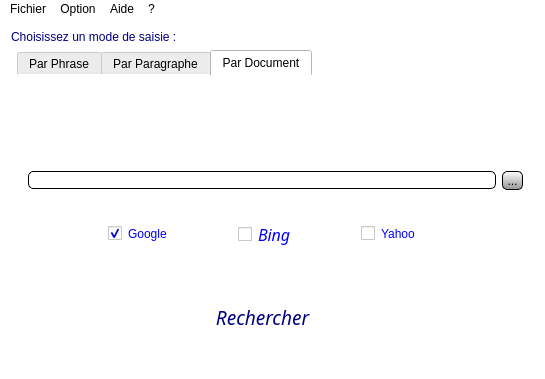
<?xml version="1.0" encoding="UTF-8"?>
<ui version="4.0">
 <class>Ihm</class>
 <widget class="QMainWindow" name="Ihm">
  <property name="geometry">
   <rect>
    <x>0</x>
    <y>0</y>
    <width>545</width>
    <height>379</height>
   </rect>
  </property>
  <property name="windowTitle">
   <string>Ihm</string>
  </property>
  <property name="styleSheet">
   <string notr="true">background-color: rgb(255, 255, 255);</string>
  </property>
  <widget class="QWidget" name="centralWidget">
   <layout class="QHBoxLayout" name="horizontalLayout_3">
    <item>
     <layout class="QGridLayout" name="gridLayout">
      <item row="0" column="0" colspan="2">
       <widget class="QLabel" name="label_4">
        <property name="styleSheet">
         <string notr="true">font: italic 14pt &quot;Monotype Corsiva&quot;;
font: 20pt &quot;French Script MT&quot;;
color: rgb(0, 0, 127);</string>
        </property>
        <property name="text">
         <string>Choisissez un mode de saisie :</string>
        </property>
       </widget>
      </item>
      <item row="1" column="1">
       <widget class="QTabWidget" name="tabWidget">
        <property name="styleSheet">
         <string notr="true">background-color: rgb(255, 255, 255);
border:none;
font: 10pt &quot;Harrington&quot;;</string>
        </property>
        <property name="currentIndex">
         <number>2</number>
        </property>
        <widget class="QWidget" name="tab_3">
         <attribute name="title">
          <string>Par Phrase</string>
         </attribute>
         <layout class="QVBoxLayout" name="verticalLayout_6">
          <item>
           <widget class="QLabel" name="label_5">
            <property name="text">
             <string/>
            </property>
            <property name="pixmap">
             <pixmap resource="antiplagia.qrc">:/images/p2.jpg</pixmap>
            </property>
            <property name="alignment">
             <set>Qt::AlignCenter</set>
            </property>
           </widget>
          </item>
          <item>
           <widget class="QLineEdit" name="lineEdit_3">
            <property name="styleSheet">
             <string notr="true">border-style:solid;
border-width:1px;
border-radius:5px;</string>
            </property>
            <property name="frame">
             <bool>true</bool>
            </property>
           </widget>
          </item>
          <item>
           <widget class="QGroupBox" name="groupBox">
            <property name="styleSheet">
             <string notr="true">border:none;</string>
            </property>
            <property name="title">
             <string/>
            </property>
            <layout class="QVBoxLayout" name="verticalLayout_4">
             <item>
              <layout class="QHBoxLayout" name="horizontalLayout">
               <property name="spacing">
                <number>0</number>
               </property>
               <property name="leftMargin">
                <number>0</number>
               </property>
               <item>
                <spacer name="horizontalSpacer_3">
                 <property name="orientation">
                  <enum>Qt::Horizontal</enum>
                 </property>
                 <property name="sizeHint" stdset="0">
                  <size>
                   <width>40</width>
                   <height>20</height>
                  </size>
                 </property>
                </spacer>
               </item>
               <item>
                <widget class="QCheckBox" name="checkBox_6">
                 <property name="enabled">
                  <bool>true</bool>
                 </property>
                 <property name="text">
                  <string>Google</string>
                 </property>
                 <property name="checked">
                  <bool>true</bool>
                 </property>
                </widget>
               </item>
               <item>
                <spacer name="horizontalSpacer_5">
                 <property name="orientation">
                  <enum>Qt::Horizontal</enum>
                 </property>
                 <property name="sizeHint" stdset="0">
                  <size>
                   <width>40</width>
                   <height>20</height>
                  </size>
                 </property>
                </spacer>
               </item>
               <item>
                <widget class="QCheckBox" name="checkBox_4">
                 <property name="enabled">
                  <bool>true</bool>
                 </property>
                 <property name="styleSheet">
                  <string notr="true"/>
                 </property>
                 <property name="text">
                  <string>Bing</string>
                 </property>
                </widget>
               </item>
               <item>
                <spacer name="horizontalSpacer_6">
                 <property name="orientation">
                  <enum>Qt::Horizontal</enum>
                 </property>
                 <property name="sizeHint" stdset="0">
                  <size>
                   <width>40</width>
                   <height>20</height>
                  </size>
                 </property>
                </spacer>
               </item>
               <item>
                <widget class="QCheckBox" name="checkBox_5">
                 <property name="enabled">
                  <bool>true</bool>
                 </property>
                 <property name="text">
                  <string>Yahoo</string>
                 </property>
                </widget>
               </item>
               <item>
                <spacer name="horizontalSpacer_4">
                 <property name="orientation">
                  <enum>Qt::Horizontal</enum>
                 </property>
                 <property name="sizeHint" stdset="0">
                  <size>
                   <width>40</width>
                   <height>20</height>
                  </size>
                 </property>
                </spacer>
               </item>
              </layout>
             </item>
            </layout>
           </widget>
          </item>
          <item>
           <widget class="QWidget" name="widget" native="true">
            <layout class="QGridLayout" name="gridLayout_3">
             <item row="0" column="1">
              <widget class="QPushButton" name="pushButton">
               <property name="text">
                <string>Rechercher</string>
               </property>
              </widget>
             </item>
             <item row="0" column="0">
              <spacer name="horizontalSpacer">
               <property name="orientation">
                <enum>Qt::Horizontal</enum>
               </property>
               <property name="sizeHint" stdset="0">
                <size>
                 <width>40</width>
                 <height>20</height>
                </size>
               </property>
              </spacer>
             </item>
             <item row="0" column="2">
              <spacer name="horizontalSpacer_2">
               <property name="orientation">
                <enum>Qt::Horizontal</enum>
               </property>
               <property name="sizeHint" stdset="0">
                <size>
                 <width>40</width>
                 <height>20</height>
                </size>
               </property>
              </spacer>
             </item>
            </layout>
           </widget>
          </item>
          <item>
           <widget class="QLabel" name="label">
            <property name="text">
             <string/>
            </property>
            <property name="textFormat">
             <enum>Qt::RichText</enum>
            </property>
            <property name="openExternalLinks">
             <bool>true</bool>
            </property>
           </widget>
          </item>
         </layout>
        </widget>
        <widget class="QWidget" name="tab_4">
         <attribute name="title">
          <string>Par Paragraphe</string>
         </attribute>
         <layout class="QVBoxLayout" name="verticalLayout_7">
          <item>
           <widget class="QLabel" name="label_6">
            <property name="autoFillBackground">
             <bool>false</bool>
            </property>
            <property name="text">
             <string/>
            </property>
            <property name="pixmap">
             <pixmap resource="antiplagia.qrc">:/images/p2.jpg</pixmap>
            </property>
            <property name="alignment">
             <set>Qt::AlignCenter</set>
            </property>
           </widget>
          </item>
          <item>
           <widget class="QTextEdit" name="textEdit_2">
            <property name="maximumSize">
             <size>
              <width>16777215</width>
              <height>37</height>
             </size>
            </property>
            <property name="styleSheet">
             <string notr="true">border-style:solid;
border-width:1px;
border-radius:5px;</string>
            </property>
           </widget>
          </item>
          <item>
           <widget class="QGroupBox" name="groupBox_2">
            <property name="styleSheet">
             <string notr="true">border:none;
font: italic 12pt &quot;Monotype Corsiva&quot;;
color: rgb(0, 0, 255);</string>
            </property>
            <property name="title">
             <string/>
            </property>
            <layout class="QVBoxLayout" name="verticalLayout_5">
             <item>
              <layout class="QHBoxLayout" name="horizontalLayout_2">
               <property name="spacing">
                <number>0</number>
               </property>
               <property name="leftMargin">
                <number>0</number>
               </property>
               <item>
                <spacer name="horizontalSpacer_7">
                 <property name="orientation">
                  <enum>Qt::Horizontal</enum>
                 </property>
                 <property name="sizeHint" stdset="0">
                  <size>
                   <width>40</width>
                   <height>20</height>
                  </size>
                 </property>
                </spacer>
               </item>
               <item>
                <widget class="QCheckBox" name="checkBox_7">
                 <property name="enabled">
                  <bool>true</bool>
                 </property>
                 <property name="text">
                  <string>Google</string>
                 </property>
                 <property name="checked">
                  <bool>true</bool>
                 </property>
                </widget>
               </item>
               <item>
                <spacer name="horizontalSpacer_8">
                 <property name="orientation">
                  <enum>Qt::Horizontal</enum>
                 </property>
                 <property name="sizeHint" stdset="0">
                  <size>
                   <width>40</width>
                   <height>20</height>
                  </size>
                 </property>
                </spacer>
               </item>
               <item>
                <widget class="QCheckBox" name="checkBox_8">
                 <property name="enabled">
                  <bool>true</bool>
                 </property>
                 <property name="styleSheet">
                  <string notr="true"/>
                 </property>
                 <property name="text">
                  <string>Bing</string>
                 </property>
                </widget>
               </item>
               <item>
                <spacer name="horizontalSpacer_9">
                 <property name="orientation">
                  <enum>Qt::Horizontal</enum>
                 </property>
                 <property name="sizeHint" stdset="0">
                  <size>
                   <width>40</width>
                   <height>20</height>
                  </size>
                 </property>
                </spacer>
               </item>
               <item>
                <widget class="QCheckBox" name="checkBox_9">
                 <property name="enabled">
                  <bool>true</bool>
                 </property>
                 <property name="text">
                  <string>Yahoo</string>
                 </property>
                </widget>
               </item>
               <item>
                <spacer name="horizontalSpacer_10">
                 <property name="orientation">
                  <enum>Qt::Horizontal</enum>
                 </property>
                 <property name="sizeHint" stdset="0">
                  <size>
                   <width>40</width>
                   <height>20</height>
                  </size>
                 </property>
                </spacer>
               </item>
              </layout>
             </item>
            </layout>
           </widget>
          </item>
          <item>
           <widget class="QWidget" name="widget_3" native="true">
            <layout class="QGridLayout" name="gridLayout_4">
             <item row="0" column="1">
              <widget class="QPushButton" name="pushButton_2">
               <property name="styleSheet">
                <string notr="true">font: italic 14pt &quot;Monotype Corsiva&quot;;
color: rgb(0, 0, 127);</string>
               </property>
               <property name="text">
                <string>Rechercher</string>
               </property>
              </widget>
             </item>
             <item row="0" column="0">
              <spacer name="horizontalSpacer_11">
               <property name="orientation">
                <enum>Qt::Horizontal</enum>
               </property>
               <property name="sizeHint" stdset="0">
                <size>
                 <width>40</width>
                 <height>20</height>
                </size>
               </property>
              </spacer>
             </item>
             <item row="0" column="2">
              <spacer name="horizontalSpacer_12">
               <property name="orientation">
                <enum>Qt::Horizontal</enum>
               </property>
               <property name="sizeHint" stdset="0">
                <size>
                 <width>40</width>
                 <height>20</height>
                </size>
               </property>
              </spacer>
             </item>
            </layout>
           </widget>
          </item>
         </layout>
        </widget>
        <widget class="QWidget" name="tab_5">
         <attribute name="title">
          <string>Par Document</string>
         </attribute>
         <layout class="QGridLayout" name="gridLayout_2">
          <item row="2" column="0">
           <widget class="QLabel" name="label_7">
            <property name="text">
             <string/>
            </property>
            <property name="pixmap">
             <pixmap resource="antiplagia.qrc">:/images/p2.jpg</pixmap>
            </property>
            <property name="alignment">
             <set>Qt::AlignCenter</set>
            </property>
           </widget>
          </item>
          <item row="4" column="1">
           <widget class="QToolButton" name="toolButton_2">
            <property name="styleSheet">
             <string notr="true">border-style:solid;
border-width:1px;
background-color: qlineargradient(spread:pad, x1:0.467, y1:1, x2:0.492462, y2:0, stop:0 rgba(150, 150, 150, 255), stop:1 rgba(255, 255, 255, 255));
border-radius:5px;
</string>
            </property>
            <property name="text">
             <string>...</string>
            </property>
           </widget>
          </item>
          <item row="4" column="0">
           <widget class="QLineEdit" name="lineEdit_4">
            <property name="styleSheet">
             <string notr="true">border-style:solid;
border-width:1px;
border-radius:5px;</string>
            </property>
            <property name="readOnly">
             <bool>true</bool>
            </property>
           </widget>
          </item>
          <item row="6" column="0">
           <widget class="QWidget" name="widget_4" native="true">
            <property name="styleSheet">
             <string notr="true">color: rgb(0, 0, 127);
font: italic 14pt &quot;Monotype Corsiva&quot;;</string>
            </property>
            <layout class="QGridLayout" name="gridLayout_6">
             <item row="0" column="1">
              <widget class="QPushButton" name="pushButton_3">
               <property name="font">
                <font>
                 <family>Monotype Corsiva</family>
                 <pointsize>14</pointsize>
                 <italic>true</italic>
                </font>
               </property>
               <property name="styleSheet">
                <string notr="true">color: rgb(0, 0, 127);</string>
               </property>
               <property name="text">
                <string>Rechercher</string>
               </property>
              </widget>
             </item>
             <item row="0" column="0">
              <spacer name="horizontalSpacer_23">
               <property name="orientation">
                <enum>Qt::Horizontal</enum>
               </property>
               <property name="sizeHint" stdset="0">
                <size>
                 <width>40</width>
                 <height>20</height>
                </size>
               </property>
              </spacer>
             </item>
             <item row="0" column="2">
              <spacer name="horizontalSpacer_24">
               <property name="orientation">
                <enum>Qt::Horizontal</enum>
               </property>
               <property name="sizeHint" stdset="0">
                <size>
                 <width>40</width>
                 <height>20</height>
                </size>
               </property>
              </spacer>
             </item>
            </layout>
           </widget>
          </item>
          <item row="5" column="0">
           <widget class="QGroupBox" name="groupBox_3">
            <property name="styleSheet">
             <string notr="true">border:none;
font: italic 12pt &quot;Monotype Corsiva&quot;;
color: rgb(0, 0, 255);</string>
            </property>
            <property name="title">
             <string/>
            </property>
            <layout class="QVBoxLayout" name="verticalLayout_9">
             <item>
              <layout class="QHBoxLayout" name="horizontalLayout_5">
               <property name="spacing">
                <number>0</number>
               </property>
               <property name="leftMargin">
                <number>0</number>
               </property>
               <item>
                <spacer name="horizontalSpacer_19">
                 <property name="orientation">
                  <enum>Qt::Horizontal</enum>
                 </property>
                 <property name="sizeHint" stdset="0">
                  <size>
                   <width>40</width>
                   <height>20</height>
                  </size>
                 </property>
                </spacer>
               </item>
               <item>
                <widget class="QCheckBox" name="checkBox_10">
                 <property name="enabled">
                  <bool>true</bool>
                 </property>
                 <property name="styleSheet">
                  <string notr="true">color: rgb(0, 0, 255);
font: italic 12pt &quot;Monotype Corsiva&quot;;</string>
                 </property>
                 <property name="text">
                  <string>Google</string>
                 </property>
                 <property name="checked">
                  <bool>true</bool>
                 </property>
                </widget>
               </item>
               <item>
                <spacer name="horizontalSpacer_20">
                 <property name="orientation">
                  <enum>Qt::Horizontal</enum>
                 </property>
                 <property name="sizeHint" stdset="0">
                  <size>
                   <width>40</width>
                   <height>20</height>
                  </size>
                 </property>
                </spacer>
               </item>
               <item>
                <widget class="QCheckBox" name="checkBox_11">
                 <property name="enabled">
                  <bool>true</bool>
                 </property>
                 <property name="font">
                  <font>
                   <family>Monotype Corsiva</family>
                   <pointsize>12</pointsize>
                   <italic>true</italic>
                  </font>
                 </property>
                 <property name="styleSheet">
                  <string notr="true">color: rgb(0, 0, 255);</string>
                 </property>
                 <property name="text">
                  <string>Bing</string>
                 </property>
                </widget>
               </item>
               <item>
                <spacer name="horizontalSpacer_21">
                 <property name="orientation">
                  <enum>Qt::Horizontal</enum>
                 </property>
                 <property name="sizeHint" stdset="0">
                  <size>
                   <width>40</width>
                   <height>20</height>
                  </size>
                 </property>
                </spacer>
               </item>
               <item>
                <widget class="QCheckBox" name="checkBox_12">
                 <property name="enabled">
                  <bool>true</bool>
                 </property>
                 <property name="styleSheet">
                  <string notr="true">font: italic 12pt &quot;Monotype Corsiva&quot;;
color: rgb(0, 0, 255);</string>
                 </property>
                 <property name="text">
                  <string>Yahoo</string>
                 </property>
                </widget>
               </item>
               <item>
                <spacer name="horizontalSpacer_22">
                 <property name="orientation">
                  <enum>Qt::Horizontal</enum>
                 </property>
                 <property name="sizeHint" stdset="0">
                  <size>
                   <width>40</width>
                   <height>20</height>
                  </size>
                 </property>
                </spacer>
               </item>
              </layout>
             </item>
            </layout>
           </widget>
          </item>
         </layout>
        </widget>
       </widget>
      </item>
     </layout>
    </item>
   </layout>
  </widget>
  <widget class="QMenuBar" name="menuBar">
   <property name="geometry">
    <rect>
     <x>0</x>
     <y>0</y>
     <width>545</width>
     <height>20</height>
    </rect>
   </property>
   <widget class="QMenu" name="menuFichier">
    <property name="title">
     <string>Fichier</string>
    </property>
    <addaction name="actionQuitter"/>
   </widget>
   <widget class="QMenu" name="menuOption">
    <property name="title">
     <string>Option</string>
    </property>
    <widget class="QMenu" name="menuLangue">
     <property name="title">
      <string>Langue</string>
     </property>
     <addaction name="actionFran_ais"/>
     <addaction name="actionEnglish"/>
     <addaction name="actionDeutsch"/>
     <addaction name="actionEspa_ol"/>
     <addaction name="actionItaliano"/>
    </widget>
    <addaction name="actionPr_f_rences"/>
    <addaction name="menuLangue"/>
   </widget>
   <widget class="QMenu" name="menuAide">
    <property name="title">
     <string>Aide</string>
    </property>
    <addaction name="actionDocumentation"/>
   </widget>
   <widget class="QMenu" name="menu">
    <property name="title">
     <string>?</string>
    </property>
    <addaction name="action_propos"/>
   </widget>
   <addaction name="menuFichier"/>
   <addaction name="menuOption"/>
   <addaction name="menuAide"/>
   <addaction name="menu"/>
  </widget>
  <action name="action_propos">
   <property name="text">
    <string>À propos</string>
   </property>
  </action>
  <action name="actionQuitter">
   <property name="text">
    <string>Quitter</string>
   </property>
  </action>
  <action name="actionPr_f_rences">
   <property name="text">
    <string>Préférences</string>
   </property>
  </action>
  <action name="actionDocumentation">
   <property name="text">
    <string>Documentation</string>
   </property>
  </action>
  <action name="actionFran_ais">
   <property name="checkable">
    <bool>true</bool>
   </property>
   <property name="checked">
    <bool>true</bool>
   </property>
   <property name="text">
    <string>Français</string>
   </property>
  </action>
  <action name="actionEnglish">
   <property name="enabled">
    <bool>false</bool>
   </property>
   <property name="text">
    <string>English</string>
   </property>
  </action>
  <action name="actionDeutsch">
   <property name="enabled">
    <bool>false</bool>
   </property>
   <property name="text">
    <string>Deutsch</string>
   </property>
  </action>
  <action name="actionEspa_ol">
   <property name="enabled">
    <bool>false</bool>
   </property>
   <property name="text">
    <string>Español</string>
   </property>
  </action>
  <action name="actionItaliano">
   <property name="enabled">
    <bool>false</bool>
   </property>
   <property name="text">
    <string>Italiano</string>
   </property>
  </action>
 </widget>
 <layoutdefault spacing="6" margin="11"/>
 <resources>
  <include location="antiplagia.qrc"/>
 </resources>
 <connections/>
</ui>
